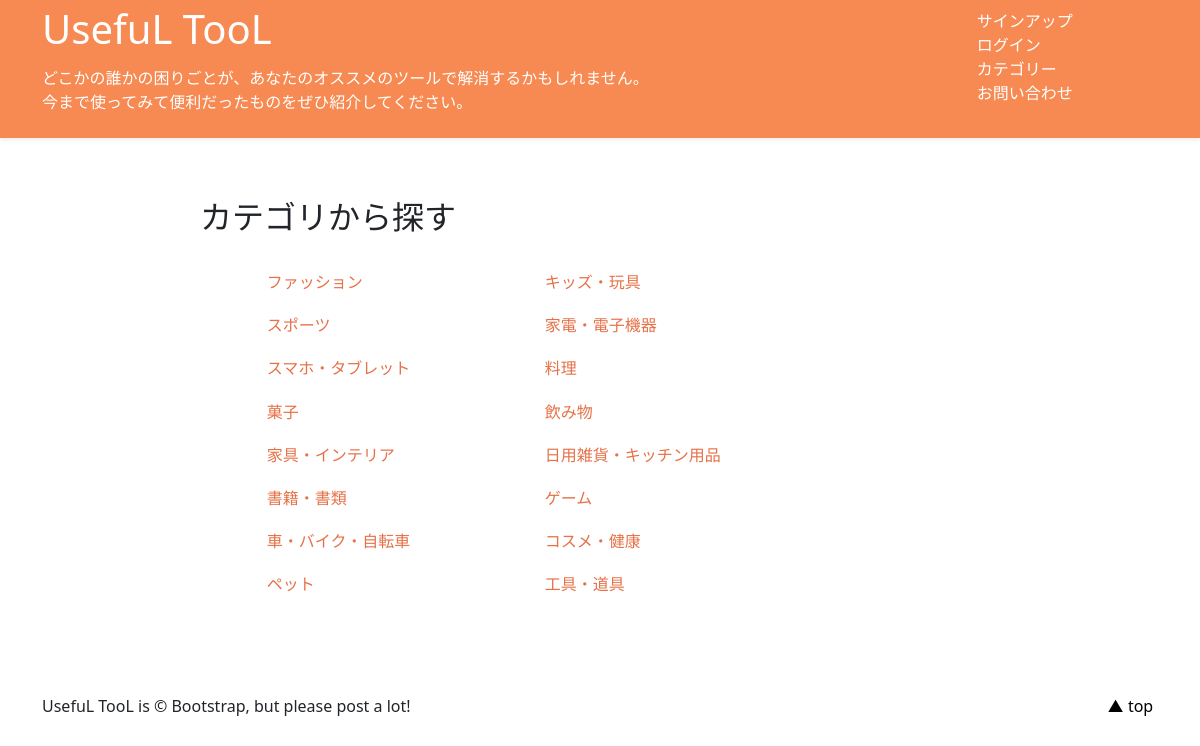
The page /category_list/ on the database its author committed.
### tool/models.py (models this page shows, shortened)
class Category(models.Model):
    title = models.CharField(verbose_name = 'カテゴリ',
                             max_length=20 )

### tool/views.py (the view, shortened to what this page needs)
# urls.py: path('category_list/', views.CategoryListView.as_view(), name='category_list')
class CategoryListView(ListView):
    template_name = 'category.html'
    queryset = Category.objects.order_by('id')

### 1120 buck_up/tool/templates/category.html (shortened to what this page needs)
{% extends 'base.html' %}
{% block contents %}
<div style="margin-right:auto; margin-left:auto; margin-top:5%; margin-bottom:4%; width:800px; border:none;">
      <h2>カテゴリから探す</h2><br>
      <div class="container">
        <div class="row row-cols-md-3 g-3 cat_list">
            {% for record in object_list %}
            <a href="{% url 'tool:tools_cat' category=record.id %}" class="def_link cat_list"> {{record.title}}</a>
  {% endfor %}
        </div></div>
</div>
{% endblock %}

### 1120 buck_up/tool/templates/base.html (shortened to what this page needs)
{% load static %}
<!doctype html>
<html lang="ja" data-bs-theme="auto">
  <head>
    <link href="https://cdn.jsdelivr.net/npm/bootstrap@5.0.2/dist/css/bootstrap.min.css"
          rel="stylesheet"
>
  </head>
  <body>
<header>
  <div class="navbar navbar-dark shadow-sm Menu_navi" style="background-image: url({% static 'img/menu.jpg' %})">
    <div class="container">
      <section><a href="{% url 'tool:index' %}"
         class="navbar-brand d-flex align-items-center">
        <h1>UsefuL TooL</h1></a>
          <p>どこかの誰かの困りごとが、あなたのオススメのツールで解消するかもしれません。<br>
            今まで使ってみて便利だったものをぜひ紹介してください。</p>
        </section>
        <div class="col-sm-2 offset-md-3 py-1">
          <ul class="list-unstyled">
            {% if user.is_authenticated %}
            <li><a href="{% url 'tool:mypage' %}"  class="Menu_link">マイページ</a></li>
            <li><a href="{% url 'accounts:logout' %}" class="Menu_link">ログアウト</a></li>
            <li><a href="{% url 'tool:category_list' %}" class="Menu_link">カテゴリー</a></li>
            <li><a href="mailto:admin@example.com" class="Menu_link">お問い合わせ</a></li>
            {% else %}
            <li><a href="{% url 'accounts:signup' %}"  class="Menu_link">サインアップ</a></li>
            <li><a href="{% url 'accounts:login' %}" class="Menu_link">ログイン</a></li>
            <li><a href="{% url 'tool:category_list' %}" class="Menu_link">カテゴリー</a></li>
            <li><a href="mailto:admin@example.com" class="Menu_link">お問い合わせ</a></li>
            {% endif %}
          </ul>
        </div>
    </div>
  </div>
</header>
<main>
{% block contents %}{% endblock %}
</main>
<footer class="text-body-secondary py-5">
  <div class="container">
    <p class="float-end mb-1">
      <a href="#" class="Top_link">▲ top</a>
    </p>
    <p class="mb-1">UsefuL TooL is &copy; Bootstrap, but please post a lot!</p>
  </div>
</footer>
</body>
</html>

### 1120 buck_up/tool/templates/base.html (style rules this page uses)
.Menu_link { text-decoration:none; padding: 0.1em 0.3em; background-image: linear-gradient(to right, rgba(0,0,0,0) 50%, #fff 50%); background-position: 0 0; background-size: 200% auto; transition: .2s; color: #fff; }
.Menu_navi { padding-top: 0px; color: white; }
.Top_link { text-decoration:none; padding: 0.1em 0.3em; background-image: linear-gradient(to right, rgba(0,0,0,0) 50%, coral 50%); background-position: 0 0; background-size: 200% auto; transition: .2s; color: black; }
.def_link { text-decoration:dotted; padding: 0.1em 0.3em; transition: all .3s; color: #e67147; }
.cat_list { margin-left: 25px; }

### rows shown on the page
Category: title "ファッション"
Category: title "キッズ・玩具"
Category: title "スポーツ"
Category: title "家電・電子機器"
Category: title "スマホ・タブレット"
Category: title "料理"
Category: title "菓子"
Category: title "飲み物"
Category: title "家具・インテリア"
Category: title "日用雑貨・キッチン用品"
Category: title "書籍・書類"
Category: title "ゲーム"
Category: title "車・バイク・自転車"
Category: title "コスメ・健康"
Category: title "ペット"
Category: title "工具・道具"
